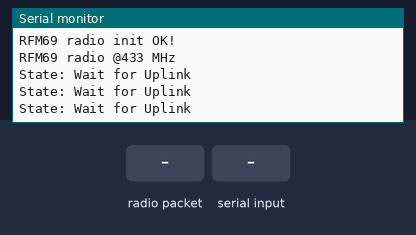
Recording of a sketch running on a simulated Arduino Uno, built with avr-gcc and run on an emulated ATmega328P. Parts: the last lines printed to the serial monitor. Inputs (shaded band) come from the test bench. No radio packets arrive unless stated.

Above: at 1.3 s.
1.4 s: radio packet "ON" arrives
At 2.18 s:
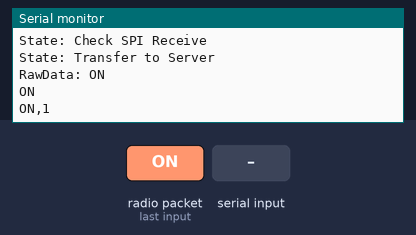
3.3 s: "ON,1\n" received over Serial
At 5.8 s:
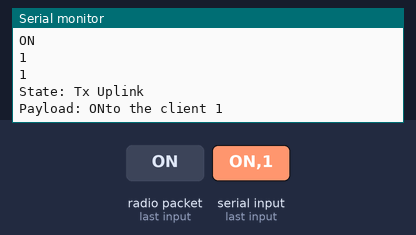
6.1 s: radio packet "OFF" arrives
At 6.5 s:
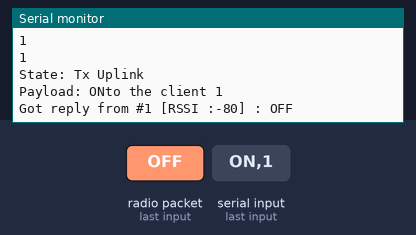
7.6 s: "OFF,1\n" received over Serial
At 8.9 s:
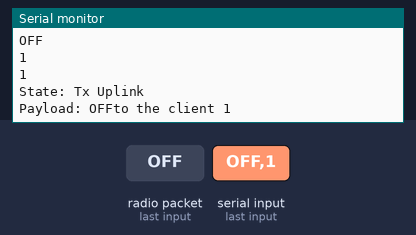
9.2 s: radio packet "0" arrives
At 9.6 s:
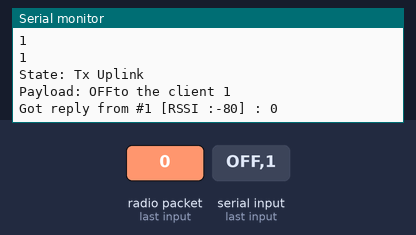
10.7 s: "ON\n" received over Serial
At 12.0 s:
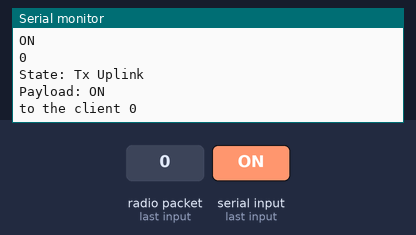

Measured:
- after the input at 1.4 s, the serial monitor: prints a new line after 0.12 s (image 1)
- after the input at 3.3 s, the serial monitor: prints a new line after 1.1 s (image 2)
- after the input at 6.1 s, the serial monitor: prints a new line at once (image 3)
- after the input at 7.6 s, the serial monitor: prints a new line after 0.10 s (image 4)
- after the input at 9.2 s, the serial monitor: prints a new line at once (image 5)
- after the input at 10.7 s, the serial monitor: prints a new line after 0.11 s (image 6)

The sketch:

Feather-NodeRED-server.ino
```cpp
// rf69 demo tx rx.pde
// -*- mode: C++ -*-
// Example sketch showing how to create a simple addressed, reliable messaging client
// with the RH_RF69 class. RH_RF69 class does not provide for addressing or
// reliability, so you should only use RH_RF69  if you do not need the higher
// level messaging abilities.
// It is designed to work with the other example rf69_server.
// Demonstrates the use of AES encryption, setting the frequency and modem

#include <SPI.h>
#include <RH_RF69.h>
#include <RHReliableDatagram.h>

/************ Radio Setup ***************/

// Change to 434.0 or other frequency, must match RX's freq!
#define RF69_FREQ 433.0
// who am i? (server address)
#define MY_ADDRESS     1
#define RETRIES        5


#if defined (__AVR_ATmega328P__)  // Feather 328P w/wing
  #define RFM69_INT     3  //
  #define RFM69_CS      4  //
  #define RFM69_RST     2  // "A"
#endif


// Singleton instance of the radio driver
RH_RF69 rf69(RFM69_CS, RFM69_INT);

// Class to manage message delivery and receipt, using the driver declared above
RHReliableDatagram rf69_manager(rf69, MY_ADDRESS);

typedef enum { waitForDownlink, transferToServer,waitForUplink, txUplink, waitAck} SEN_NODE;
SEN_NODE activeState = waitForDownlink; // Create a variable and initialize it to first State

int16_t packetnum = 0;  // packet counter, we increment per xmission
String incomingString;

// Dont put this on the stack:
uint8_t data[] = "OK";
// Dont put this on the stack:
uint8_t buf[RH_RF69_MAX_MESSAGE_LEN];
uint8_t len = sizeof(buf);
uint8_t from;
char *charArray;
byte  a = 0;
byte temp = 0;
char payLoad[50];


void setup()
{
  Serial.begin(115200);
  //while (!Serial) { delay(1); } // wait until serial console is open, remove if not tethered to computer


  pinMode(RFM69_RST, OUTPUT);
  digitalWrite(RFM69_RST, LOW);

  Serial.println("Node-RED server");
  Serial.println();

  // manual reset
  digitalWrite(RFM69_RST, HIGH);
  delay(10);
  digitalWrite(RFM69_RST, LOW);
  delay(10);

  if (!rf69_manager.init()) {
    Serial.println("RFM69 radio init failed");
    while (1);
  }
  Serial.println("RFM69 radio init OK!");
  // Defaults after init are 433.0MHz, modulation GFSK_Rb250Fd250, +13dbM (for low power module)
  // No encryption
  if (!rf69.setFrequency(RF69_FREQ)) {
    Serial.println("setFrequency failed");
  }

  // If you are using a high power RF69 eg RFM69HW, you *must* set a Tx power with the
  // ishighpowermodule flag set like this:
  rf69.setTxPower(20, true);  // range from 14-20 for power, 2nd arg must be true for 69HCW

  // The encryption key has to be the same as the one in the server
  uint8_t key[] = { 0x01, 0x02, 0x03, 0x04, 0x05, 0x06, 0x07, 0x08,
                    0x01, 0x02, 0x03, 0x04, 0x05, 0x06, 0x07, 0x08};
  rf69.setEncryptionKey(key);


  Serial.print("RFM69 radio @");  Serial.print((int)RF69_FREQ);  Serial.println(" MHz");
}


void loop() {


    switch (activeState)
    {
      case waitForDownlink:
      {
        //Serial.println("State: Wait for Downlink");
        if (rf69_manager.available())
  {
    // Wait for a message addressed to us from the client
       Serial.println("State: Check SPI Receive");
    if (rf69_manager.recvfromAck(buf, &len, &from)) {
      buf[len] = 0; // zero out remaining string
       if (!rf69_manager.sendtoWait(data, sizeof(data), from)) // Sending ACK to the client
       Serial.println("Sending failed (no ack)");


        charArray = (char*)buf;


         activeState = transferToServer;
    }

  }

  else
  activeState = waitForUplink;

        delay(250);
        break;
      }

      case transferToServer:
      {
        Serial.println("State: Transfer to Server");
        Serial.print("RawData: ");Serial.println(charArray);
        if (from%2 == 0)
        {
          // Even Number
          sprintf(charArray+strlen(charArray), "TS%d", from);

          }
        else

        {

          Serial.println(charArray);
          if (strncmp(charArray, "ON",2)== 0)
          {

            sprintf(charArray+strlen(charArray), ",%d", from);


            }

          else if (strncmp(charArray, "OFF", 3) == 0)
          {

            sprintf(charArray+strlen(charArray), ",%d", from);

          }


        }

        Serial.println(charArray);

        activeState = waitForDownlink;
        delay(250);
        break;
      }

      case waitForUplink:
      {

        Serial.println("State: Wait for Uplink");

         if (Serial.available()) {
                // read the incoming byte:
                incomingString = Serial.readString();
                Serial.setTimeout(100);

                // say what you got:
                Serial.println(incomingString);

                int commaIndex = incomingString.indexOf(',');
                int secondCommaIndex = incomingString.indexOf(',', commaIndex+1);
                String firstValue = incomingString.substring(0, commaIndex);
                String secondValue = incomingString.substring(commaIndex+1, secondCommaIndex);

                Serial.println(firstValue);
                Serial.println(secondValue);
                secondValue = secondValue+'\n';
                a = secondValue.toInt();
                Serial.println(a);


                firstValue.toCharArray(payLoad,50);


      activeState = txUplink;

}

      else
      activeState = waitForDownlink;

       delay(250);
        break;
      }

      case txUplink:
      {
        Serial.println("State: Tx Uplink ");

        Serial.print("Payload: "); Serial.print(payLoad); Serial.print("to the client ");
        Serial.println(a);

      // Send a message to the DESTINATION!
         rf69_manager.sendtoWait((uint8_t *)payLoad, strlen(payLoad), a);
      // Now wait for a reply from the server
      // go to next state checkACK


        activeState = waitAck;
        delay(250);
        break;
      }

       case waitAck:
      {

        //Serial.println("State: Wait for ACK ");

        if (temp<RETRIES)
        {

          uint8_t len = sizeof(buf);
          uint8_t from;

          if (rf69_manager.recvfromAckTimeout(buf, &len, 3000, &from)) {
      buf[len] = 0; // zero out remaining string

      Serial.print("Got reply from #"); Serial.print(from);
      Serial.print(" [RSSI :");
      Serial.print(rf69.lastRssi());
      Serial.print("] : ");
      Serial.println((char*)buf);
      temp = 0;
      activeState = waitForDownlink;

      }
      else
      {
      temp++;
      activeState = txUplink;
      }


        }


        else
        {
          temp = 0;
          activeState = waitForDownlink;
        }


        delay(250);
        break;
      }


    }


}
```
